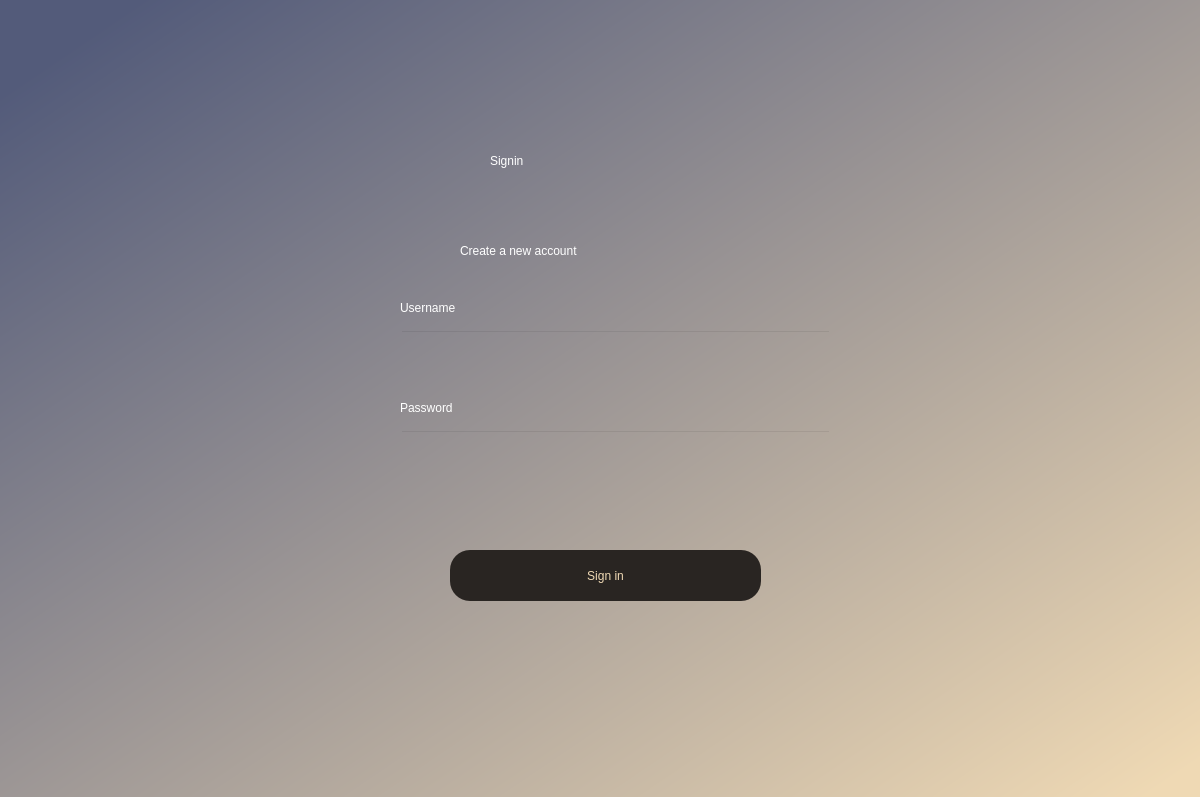
<?xml version="1.0" encoding="UTF-8"?>
<ui version="4.0">
 <class>Dialog</class>
 <widget class="QDialog" name="Dialog">
  <property name="geometry">
   <rect>
    <x>0</x>
    <y>0</y>
    <width>1200</width>
    <height>797</height>
   </rect>
  </property>
  <property name="windowTitle">
   <string>Dialog</string>
  </property>
  <widget class="QWidget" name="bgwidget" native="true">
   <property name="geometry">
    <rect>
     <x>0</x>
     <y>0</y>
     <width>1200</width>
     <height>800</height>
    </rect>
   </property>
   <property name="focusPolicy">
    <enum>Qt::NoFocus</enum>
   </property>
   <property name="layoutDirection">
    <enum>Qt::LeftToRight</enum>
   </property>
   <property name="styleSheet">
    <string notr="true">QWidget#bgwidget{
background-color: qlineargradient(spread:pad, x1:0.0547264, y1:0.063, x2:0.9801, y2:0.966, stop:0 rgba(83, 91, 122, 255), stop:1 rgba(239, 217, 180, 255));}</string>
   </property>
   <widget class="QLabel" name="label">
    <property name="geometry">
     <rect>
      <x>490</x>
      <y>80</y>
      <width>221</width>
      <height>161</height>
     </rect>
    </property>
    <property name="styleSheet">
     <string notr="true">font: 48pt &quot;MS Shell Dlg 2&quot;;
color: rgb(255, 255, 255);</string>
    </property>
    <property name="text">
     <string>Signin</string>
    </property>
   </widget>
   <widget class="QLabel" name="label_2">
    <property name="geometry">
     <rect>
      <x>460</x>
      <y>210</y>
      <width>311</width>
      <height>81</height>
     </rect>
    </property>
    <property name="styleSheet">
     <string notr="true">font: 18pt &quot;MS Shell Dlg 2&quot;;
color: rgb(255, 255, 255);</string>
    </property>
    <property name="text">
     <string>Create a new account</string>
    </property>
   </widget>
   <widget class="QPushButton" name="signin">
    <property name="geometry">
     <rect>
      <x>450</x>
      <y>550</y>
      <width>311</width>
      <height>51</height>
     </rect>
    </property>
    <property name="styleSheet">
     <string notr="true">border-radius:20px;
background-color: rgb(41, 37, 34);
font: 14pt &quot;MS Shell Dlg 2&quot;;
color: rgb(239, 217, 180);</string>
    </property>
    <property name="text">
     <string>Sign in</string>
    </property>
   </widget>
   <widget class="QLineEdit" name="lineEdit">
    <property name="geometry">
     <rect>
      <x>400</x>
      <y>330</y>
      <width>431</width>
      <height>51</height>
     </rect>
    </property>
    <property name="styleSheet">
     <string notr="true">background-color:rgba(0,0,0,0);
font: 12pt &quot;MS Shell Dlg 2&quot;;</string>
    </property>
   </widget>
   <widget class="QLineEdit" name="lineEdit_2">
    <property name="geometry">
     <rect>
      <x>400</x>
      <y>430</y>
      <width>431</width>
      <height>51</height>
     </rect>
    </property>
    <property name="styleSheet">
     <string notr="true">background-color:rgba(0,0,0,0);
font: 12pt &quot;MS Shell Dlg 2&quot;;</string>
    </property>
   </widget>
   <widget class="QLabel" name="label_3">
    <property name="geometry">
     <rect>
      <x>400</x>
      <y>300</y>
      <width>101</width>
      <height>16</height>
     </rect>
    </property>
    <property name="styleSheet">
     <string notr="true">font: 10pt &quot;MS Shell Dlg 2&quot;;
color: rgb(255, 255, 255);</string>
    </property>
    <property name="text">
     <string>Username</string>
    </property>
   </widget>
   <widget class="QLabel" name="label_4">
    <property name="geometry">
     <rect>
      <x>400</x>
      <y>400</y>
      <width>81</width>
      <height>16</height>
     </rect>
    </property>
    <property name="styleSheet">
     <string notr="true">font: 10pt &quot;MS Shell Dlg 2&quot;;
color: rgb(255, 255, 255);</string>
    </property>
    <property name="text">
     <string>Password</string>
    </property>
   </widget>
  </widget>
 </widget>
 <resources/>
 <connections/>
</ui>
